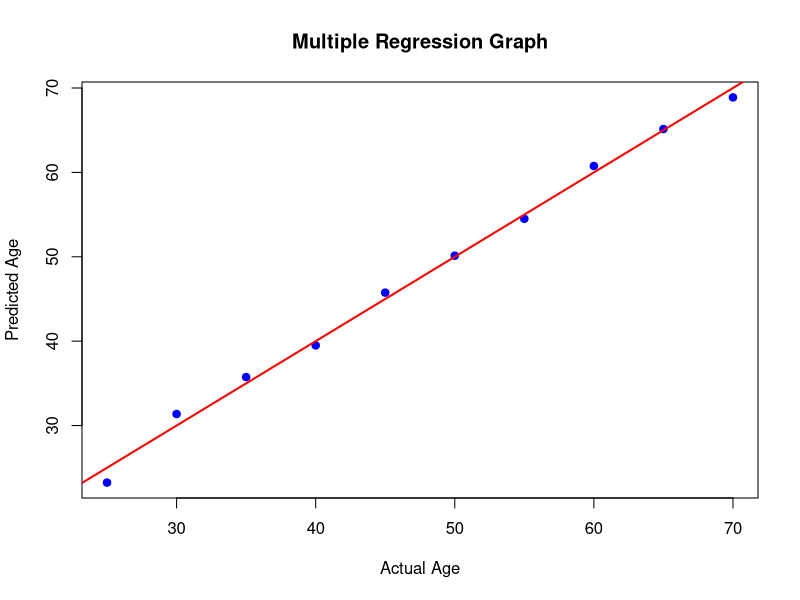

Source code (R):

diabetes <- data.frame(
  Age = c(25,30,35,40,45,50,55,60,65,70),
  BloodPressure = c(70,75,78,80,82,85,88,90,93,95),
  Glucose = c(100,110,115,120,130,135,140,150,155,160)
)

model <- lm(Age ~ BloodPressure + Glucose, data=diabetes)

predicted <- predict(model)

plot(diabetes$Age, predicted,
     main="Multiple Regression Graph",
     xlab="Actual Age",
     ylab="Predicted Age",
     col="blue",
     pch=19)

abline(0, 1, col="red", lwd=2)
